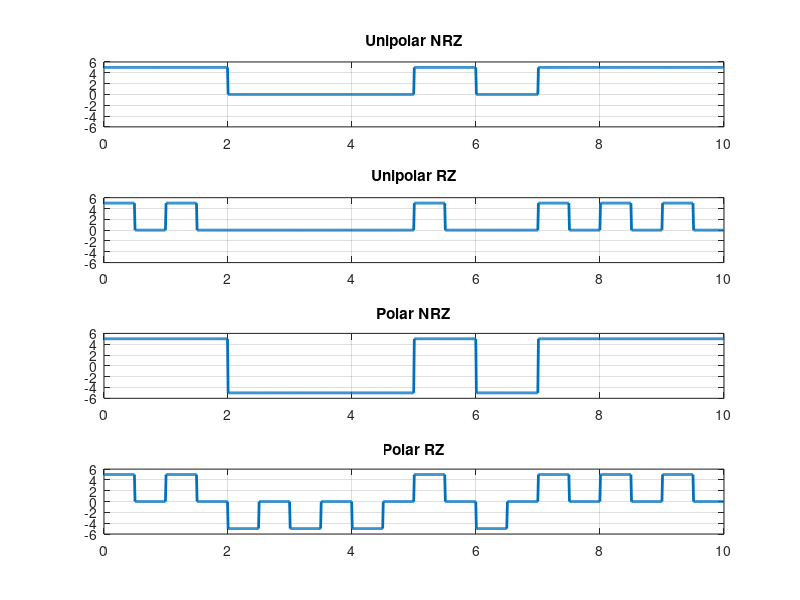
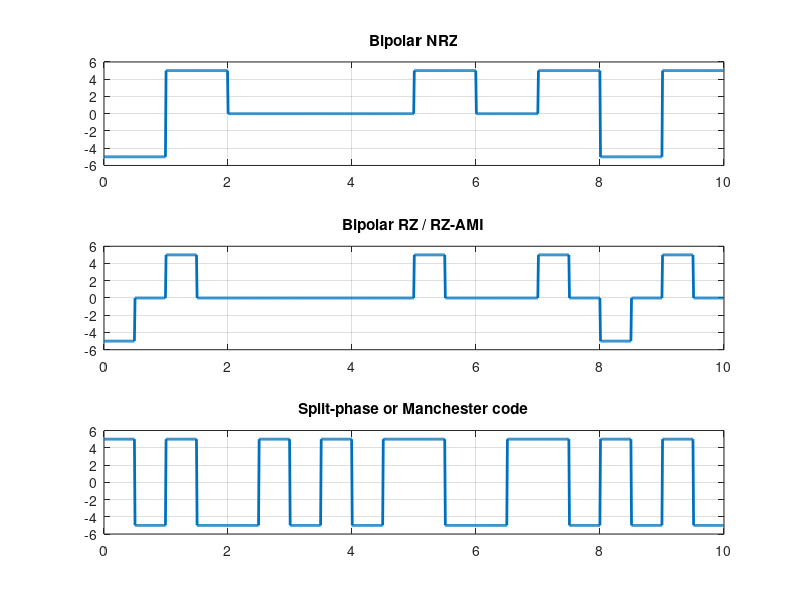

Write MATLAB code to recreate these figures, in order.
% Define input parameters
N = 10;         % Number of input bits
a = floor(2 * rand(1, N));  % Generate random 1's and 0's

% Define modulation parameters
A = 5;          % Pulse amplitude
Tb = 1;         % Bit period
fs = 100;       % Number of samples (even number) taken in a bit period

% Initialize modulation signals
U = [];         % Unipolar NRZ
U_rz = [];      % Unipolar RZ
P = [];         % Polar NRZ
P_rz = [];      % Polar RZ
B = [];         % Bipolar NRZ
B_rz = [];      % Bipolar RZ / RZ-AMI
M = [];         % Split-phase or Manchester code

% Generate modulation signals
for k = 1:N
    % Unipolar NRZ
    U = [U A * a(k) * ones(1, fs)];
    
    % Unipolar RZ
    p = [ones(1, fs/2), zeros(1, fs/2)];
    U_rz = [U_rz A * a(k) * p];
    
    % Polar NRZ
    P = [P ((-1)^(a(k) + 1)) * A * ones(1, fs)];
    
    % Polar RZ
    p = [ones(1, fs/2), zeros(1, fs/2)];
    P_rz = [P_rz ((-1)^(a(k) + 1)) * A * p];
    
    % Bipolar NRZ
    if a(k) == 1
        B = [B (-1)^k * A * ones(1, fs)];
    else
        B = [B A * a(k) * ones(1, fs)];
    end
    
    % Bipolar RZ / RZ-AMI
    if a(k) == 1
        p = [ones(1, fs/2), zeros(1, fs/2)];
        B_rz = [B_rz (-1)^k * A * p];
    else
        B_rz = [B_rz A * a(k) * ones(1, fs)];
    end
    
    % Split-phase or Manchester code
    p = [ones(1, fs/2), -1 * ones(1, fs/2)];
    M = [M ((-1)^(a(k) + 1)) * A * p];
end

% Time vector
T = linspace(0, N * Tb, length(U));

% Plotting
figure(1)
subplot(4, 1, 1);
plot(T, U, 'LineWidth', 2)
axis([0 N*Tb -6 6])
title('Unipolar NRZ')
grid on

subplot(4, 1, 2); 
plot(T, U_rz, 'LineWidth', 2)
axis([0 N*Tb -6 6])
title('Unipolar RZ')
grid on

subplot(4, 1, 3); 
plot(T, P, 'LineWidth', 2)
axis([0 N*Tb -6 6])
title('Polar NRZ')
grid on

subplot(4, 1, 4); 
plot(T, P_rz, 'LineWidth', 2)
axis([0 N*Tb -6 6])
title('Polar RZ')
grid on

figure(2)
subplot(3, 1, 1); 
plot(T, B, 'LineWidth', 2)
axis([0 N*Tb -6 6])
title('Bipolar NRZ')
grid on

subplot(3, 1, 2); 
plot(T, B_rz, 'LineWidth', 2)
axis([0 N*Tb -6 6])
title('Bipolar RZ / RZ-AMI')
grid on

subplot(3, 1, 3); 
plot(T, M, 'LineWidth', 2)
axis([0 N*Tb -6 6])
title('Split-phase or Manchester code')
grid on
